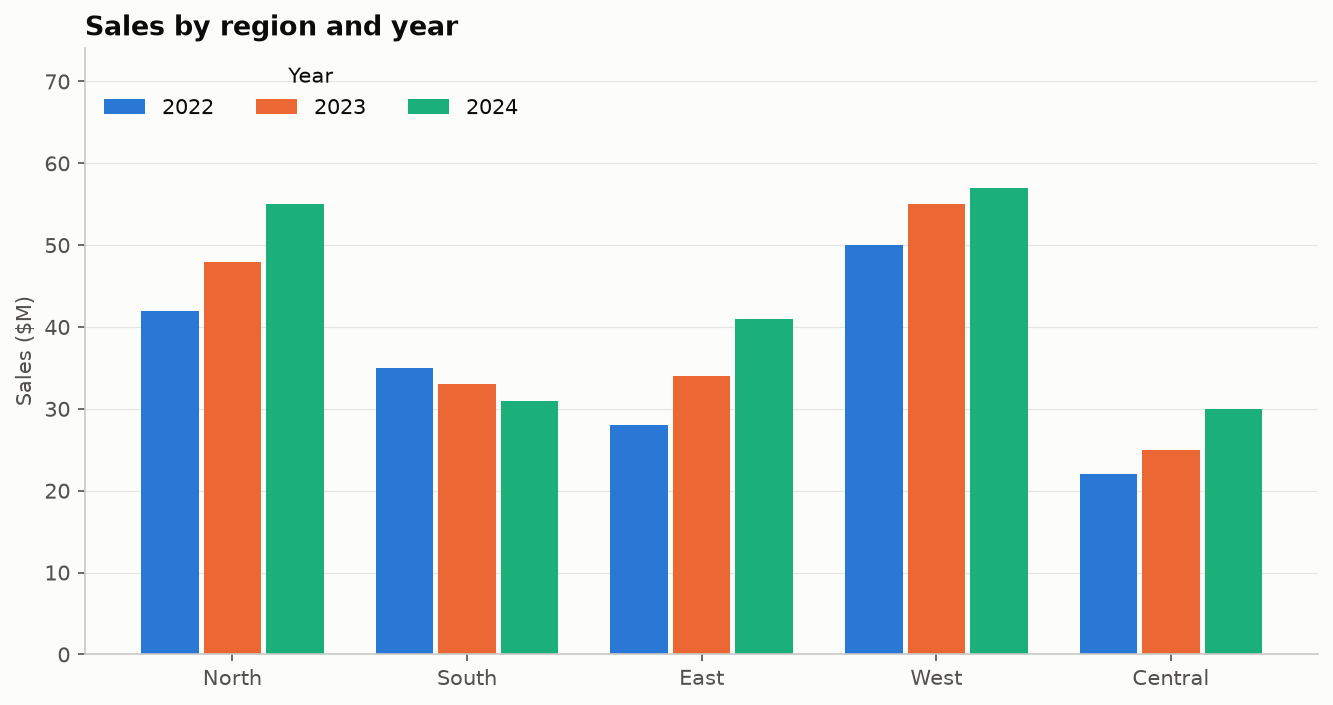

Python code for this plot:
"""
Grouped (Clustered) Bar Chart  -  family: Magnitude

DESIGN PURPOSE
Places bars for several sub-groups side by side within each category. Sub-
groups can be compared within a category, and the same sub-group across
categories.

WHEN TO USE
  - Compare 2–4 sub-groups across a handful of categories (sales by region and
    year)
  - Individual values matter more than the category total

AVOID WHEN
  - There are more than ~4 sub-groups or ~8 categories (it becomes a barcode;
    use small multiples)
  - The total of each category is the main point (use stacked bars)

ALTERNATIVES
  - Dumbbell chart (2 sub-groups)
  - Small-multiple bar charts
  - Stacked bar

EXAMPLE
Sales by region for three consecutive years.

Run:  python grouped_bar.py
      python grouped_bar.py --real-data   (real dataset: plotly.express.data.medals_long() — 2018 Winter Olympics short-track medal counts, bundled with plotly)

The notebook also shows this chart built with: plotly, altair.
"""
import sys
from pathlib import Path

import numpy as np
import pandas as pd
import matplotlib.pyplot as plt

# Library style: categorical colors in fixed order, recessive axes, hairline grid.
PALETTE = ["#2a78d6", "#eb6834", "#1baf7a", "#eda100",
           "#e87ba4", "#008300", "#6250d6", "#e34948"]
SEQ_CMAP = "Blues"      # sequential: one hue, light -> dark
DIV_CMAP = "RdBu_r"     # diverging: two opposite hues, neutral midpoint
GRAY = "#b8b7b1"        # de-emphasised marks
plt.rcParams.update({
    "figure.figsize": (8, 4.8), "figure.dpi": 110, "figure.facecolor": "#fcfcfb",
    "axes.facecolor": "#fcfcfb", "axes.edgecolor": "#c9c8c3", "axes.linewidth": 0.8,
    "axes.spines.top": False, "axes.spines.right": False,
    "axes.grid": True, "grid.color": "#e6e5e1", "grid.linewidth": 0.6, "axes.axisbelow": True,
    "axes.prop_cycle": plt.cycler(color=PALETTE),
    "axes.titlesize": 13, "axes.titleweight": "bold", "axes.titlelocation": "left",
    "axes.labelcolor": "#52514e", "xtick.color": "#52514e", "ytick.color": "#52514e",
    "text.color": "#0b0b0b", "font.size": 10, "lines.linewidth": 2,
    "legend.frameon": False,
})

# --- Example data ------------------------------------------------------------
df = pd.DataFrame({
    "region": ["North", "South", "East", "West", "Central"],
    "2022": [42, 35, 28, 50, 22],
    "2023": [48, 33, 34, 55, 25],
    "2024": [55, 31, 41, 57, 30],
}).set_index("region")
labels = dict(y="Sales ($M)", legend="Year", title="Sales by region and year")
df

REAL_DATA = "--real-data" in sys.argv
if REAL_DATA:  # plotly.express.data.medals_long() — 2018 Winter Olympics short-track medal counts, bundled with plotly
    import plotly.express as px
    m = px.data.medals_long()
    df = (m.pivot(index="nation", columns="medal", values="count")[["gold", "silver", "bronze"]]
            .rename(columns=str.title).rename_axis(index=None, columns=None))
    labels = dict(y="Medals", legend=None, title="2018 Winter Olympics short-track medals")
    df

# --- Plot --------------------------------------------------------------------
fig, ax = plt.subplots(figsize=(9, 4.8))
n = len(df.columns)
width = 0.8 / n
x = np.arange(len(df))
for i, col in enumerate(df.columns):
    ax.bar(x + (i - (n - 1) / 2) * width, df[col], width=width * 0.92,
           color=PALETTE[i], label=col)
ax.set_xticks(x, df.index)
ax.set_ylabel(labels["y"])
ax.grid(axis="x", visible=False)
ax.legend(title=labels["legend"], ncol=n, loc="upper left")
ax.set_ylim(0, df.values.max() * 1.3)
ax.set_title(labels["title"])
fig.tight_layout()

# --- Save / show -------------------------------------------------------------
out = Path(__file__).with_name(Path(__file__).stem + ("_real" if REAL_DATA else "") + ".png")
fig.savefig(out, dpi=150, bbox_inches="tight")
print(f"saved {out}")
if "--no-show" not in sys.argv:
    plt.show()
